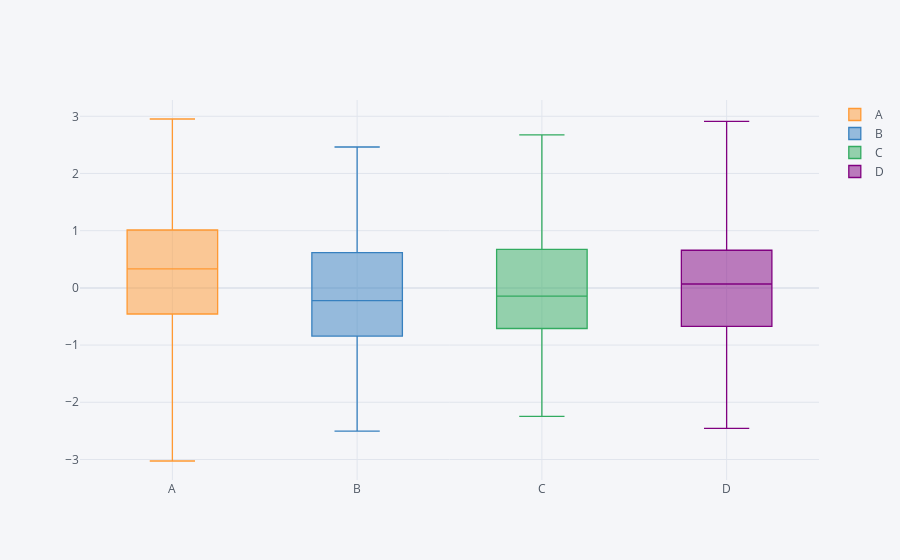

Write notebook code for a chart like this one.
### Markdown cell above
## Box plot

### Code cell
df.iplot(kind = 'box')
